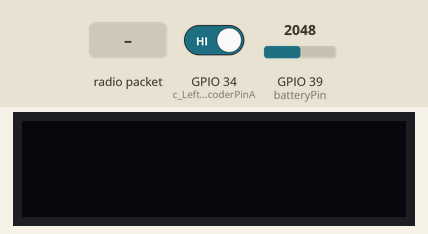
The sketch below on a simulated ESP32. Shown: 128×32 one-colour display. Inputs (shaded band) come from the test bench; at power-on: GPIO 39 (batteryPin) = 2048, GPIO 34 (c_LeftEncoderPinA) HIGH. No radio packets arrive unless stated; what the sketch prints to the serial monitor is not drawn.

Above: at 1.1 s.
1.2 s: radio packet "0" arrives
At 2.5 s:
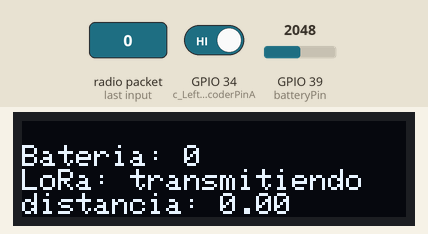
2.8 s: GPIO 39 (batteryPin) set to 1914
At 5.7 s:
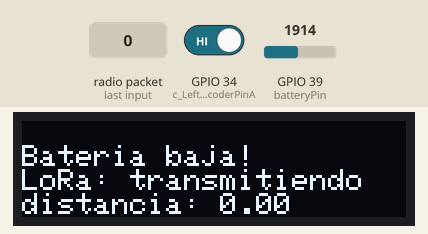
5.8 s: radio packet "1" arrives
At 7.5 s:
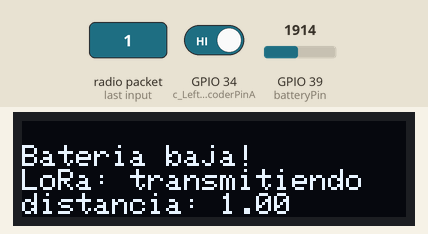
7.8 s: GPIO 39 (batteryPin) set to 2047
At 10.9 s:
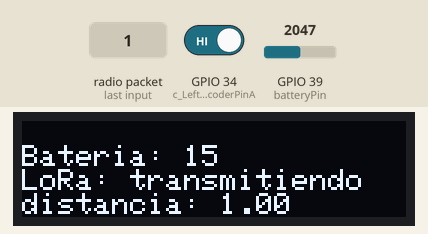
Timing chart, 0 to 11.8 s (numbered marks = the images above; inputs shaded):
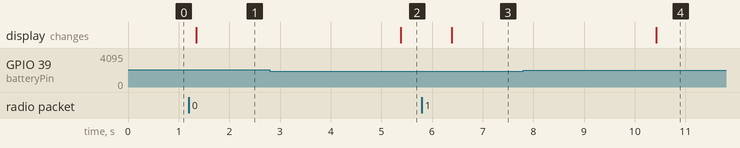

Measured:
- the behaviour switches between 1944 and 1943 on GPIO 39 (batteryPin) (found by bisection; images 1 and 2)
- after the input at 1.2 s, the display: changes after 0.15 s (image 1)
- after the input at 2.8 s, the display: changes after 2.6 s (image 2)
- after the input at 5.8 s, the display: changes after 0.59 s (image 3)
- after the input at 7.8 s, the display: changes after 2.6 s (image 4)

The sketch:

Sender_encoder3.ino
```cpp
#include <SPI.h>
#include <Wire.h>
#include <Adafruit_GFX.h>
#include <Adafruit_SSD1306.h>
#include <Arduino.h>
#include <LoRa.h>

//########################### LORA ##############################
#define SCK     5    // GPIO5  -- SCK
#define MISO    19   // GPIO19 -- MISO
#define MOSI    27   // GPIO27 -- MOSI
#define SS      18   // GPIO18 -- CS
#define RST     23   // GPIO14 -- RESET (If Lora does not work, replace it with GPIO14)
#define DI0     26   // GPIO26 -- IRQ(Interrupt Request)
#define BAND    868E6

String rssi = "RSSI --";
String packSize = "--";
String packet ;
//#########################################################

//########################### OLED ##############################
#define SCREEN_WIDTH 128 // OLED display width, in pixels
#define SCREEN_HEIGHT 32 // OLED display height, in pixels
#define OLED_RESET     -1 // Reset pin # (or -1 if sharing Arduino reset pin)
#define SCREEN_ADDRESS 0x3C ///< See datasheet for Address; 0x3C for 128x32
Adafruit_SSD1306 display(SCREEN_WIDTH, SCREEN_HEIGHT, &Wire, OLED_RESET);
//#########################################################

//########################## Encoder ###############################
#define c_LeftEncoderPinA 34
#define c_LeftEncoderPinB 12
#define LeftEncoderIsReversed
volatile bool _LeftEncoderBSet;
long _LeftEncoderTicks = 0;
String Dato = "";
//#########################################################

//########################## Voltaje ###############################
// Definir el pin ADC que se utilizará
const int batteryPin = 39; // Utiliza un pin ADC como GPIO
// Constantes para el cálculo del voltaje
const float adcResolution = 4095.0;
const float referenceVoltage = 3.3;
const float voltageDividerRatio = 0.41; // Ajustar según tu divisor de voltaje
// Constantes para el mapeo del porcentaje de la batería
const float minBatteryVoltage = 3.3; // Voltaje mínimo de la batería considerada vacía
const float maxBatteryVoltage = 8.0; // Voltaje máximo de la batería considerada llena
const int numReadings = 10;
//#########################################################

//########################## Variables #############################
unsigned long lastDisplayUpdate = 0;  // Tiempo del último update de pantalla
unsigned long lastBatteryUpdate = 0;  // Tiempo del último cálculo de batería
int batteryLevel = 0;  // Almacenará el nivel de batería
unsigned long lastLoRaSend = 0;  // Tiempo del último paquete LoRa enviado
unsigned long timeBetweenPackets = 0;  // Tiempo entre el último y el actual envío de paquete

char receivedData[256] = {0};
char receivedDataSetup[256] = {0};
int encoderType = 0;
float beginReset = 0.0;
float distanciaRecorrida = 0.0;
bool reset = false;
float encoderRatio = 0.0; // medido en metros
float distancia = 0.0;
//#########################################################

void setup() {
  Serial.begin(115200);

  //########################### LORA ##############################
  while (!Serial);
  Serial.println();
  Serial.println("LoRa Sender Test");

  SPI.begin(SCK,MISO,MOSI,SS);
  LoRa.setPins(SS,RST,DI0);
  if (!LoRa.begin(868E6)) {
    Serial.println("Starting LoRa failed!");
    while (1);
  }


  //#########################################################

  //############# Petición y espera de datos de encoder ######
  // Una vez LoRa esté listo, enviar el paquete

  int packetSize = 0;
  // Enviar el paquete indefinidamente hasta recibir una respuesta
  while (packetSize == 0) {
    while (!LoRa.beginPacket()) {
      Serial.println("Esperando que LoRa esté listo para transmitir...");
      delay(100);
    }
    LoRa.beginPacket();
    LoRa.print(1);             // Construir paquete
    LoRa.print(",");
    LoRa.print("tipo/diam");
    LoRa.endPacket();
    Serial.println("encoder pedido");
    LoRa.receive();
    delay(100);
    // Esperar a que se reciba un paquete

    packetSize = LoRa.parsePacket();  // Verificar si se ha recibido un paquete
    if (packetSize == 0) {
      Serial.println("Esperando paquete...");
    }
  }

  Serial.println("Paquete recibido.");


  // Leer el paquete recibido en el buffer
  int i = 0;
  while (LoRa.available() && i < sizeof(receivedDataSetup) - 1) {
    receivedDataSetup[i++] = LoRa.read();
  }
  receivedDataSetup[i] = '\0';  // Finalizar la cadena de caracteres

  // Mostrar los datos recibidos
  Serial.println(receivedDataSetup);

  // Procesar los datos recibidos
  char* ptr = receivedDataSetup;
  encoderType = atoi(ptr);  // Obtener el tipo de encoder (convertir la primera parte a entero)
  ptr = strchr(ptr, ',');   // Buscar el delimitador '/'
  if (ptr) {
    ptr++;  // Avanzar el puntero después del '/'
    encoderRatio = atof(ptr);  // Convertir la parte después de '/' a flotante
  }

  receivedDataSetup[0] = '\0';  // Esto vacía la cadena
  // Imprimir los valores procesados
  Serial.println("Tipo de encoder recibido: " + String(encoderType));
  Serial.println("Diámetro del encoder recibido: " + String(encoderRatio));


  //##########################################################

  //########################## OLED ###############################
  if(!display.begin(SSD1306_SWITCHCAPVCC, SCREEN_ADDRESS)) {
    Serial.println(F("SSD1306 allocation failed"));
    for(;;);
  }
  display.clearDisplay();
  //#########################################################

  //########################## ENCODER ###############################
  pinMode(c_LeftEncoderPinA, INPUT_PULLUP); // sets pin A as input with pull-up
  pinMode(c_LeftEncoderPinB, INPUT_PULLUP); // sets pin B as input with pull-up
  attachInterrupt(digitalPinToInterrupt(c_LeftEncoderPinA), HandleLeftMotorInterruptA, RISING);
  //#########################################################
  LoRa.receive();
}

void loop() {
  unsigned long currentMillis = millis();
  // Actualizar la pantalla OLED cada segundo
  if (shouldUpdateDisplay(currentMillis)) {
    updateOLED();
  }

  // Actualizar el nivel de batería cada 5 segundos
  if (shouldUpdateBattery(currentMillis)) {
    updateBatteryLevel();
  }

  if (LoRa.parsePacket()) {
      Serial.println("Paquete LoRa detectado.");
      handleLoRaReceive();
  //} else {
    //  Serial.println("No se recibió ningún paquete.");
  }


  // Enviar datos por LoRa
  if (currentMillis - lastLoRaSend >= 100) {  // Enviar datos cada 2 segundos
    Serial.println(currentMillis - lastLoRaSend);
    if (canSendLoRaPacket()) {
      sendLoRaPacket();
    }
  }
}


// Verifica si es momento de actualizar la pantalla
bool shouldUpdateDisplay(unsigned long currentMillis) {
  return currentMillis - lastDisplayUpdate >= 1000;
}


// Actualiza la pantalla OLED
void updateOLED() {
  lastDisplayUpdate = millis();
  display.clearDisplay();

  bool loraConnected = isLoRaConnected();

  // Mostrar nivel de batería
  display.setTextSize(1);
  display.setTextColor(SSD1306_WHITE);
  display.setCursor(0, 8);
  if (batteryLevel == -1) {
    display.print("Bateria baja!");
  } else {
    display.print("Bateria: ");
    display.print(batteryLevel);
  }

  // Mostrar estado de LoRa
  display.setCursor(0, 16);
  display.print("LoRa: ");
  display.println(loraConnected ? "transmitiendo" : "...");

  // Mostrar distancia recorrida
  display.setCursor(0, 24);
  display.print("distancia: ");
  distancia = Distance();
  display.print(distancia);

  display.display();
}

// Verifica si es momento de actualizar el nivel de batería
bool shouldUpdateBattery(unsigned long currentMillis) {
  return currentMillis - lastBatteryUpdate >= 5000;
}

// Actualiza el nivel de batería
void updateBatteryLevel() {
  lastBatteryUpdate = millis();
  batteryLevel = getBatteryLevel();
}

// Verifica si se puede enviar un paquete LoRa
bool canSendLoRaPacket() {
  return LoRa.beginPacket();
}

// Envía datos por LoRa
void sendLoRaPacket() {
  unsigned long startTime = millis();

  LoRa.beginPacket();
  LoRa.print(2);
  LoRa.print(",");
  LoRa.print(_LeftEncoderTicks);
  LoRa.print(",");
  LoRa.print(batteryLevel);
  LoRa.print(",");
  distancia = Distance();
  LoRa.print(distancia);
  LoRa.endPacket();

  // Calcular el tiempo de envío
  unsigned long timeTaken = millis() - startTime;
  timeBetweenPackets = timeTaken;
  lastLoRaSend = millis();
}

// Maneja la recepción de datos LoRa
void handleLoRaReceive() {
  Serial.println("Paquete recibido desde el esclavo");

  int i = 0;
  while (LoRa.available() && i < sizeof(receivedData) - 1) {
    receivedData[i++] = LoRa.read();
  }
  receivedData[i] = '\0';  // Terminar la cadena

  // Convertir y procesar el valor recibido
  beginReset = atof(receivedData);
  reset = true;

  Serial.print("Valor recibido (beginReset): ");
  Serial.println(beginReset);
}


int getBatteryLevel() {
  long sum = 0;
  for (int i = 0; i < numReadings; i++) {
    sum += analogRead(batteryPin);
    delay(10);  // Pequeña pausa para obtener un valor estable
  }
  int average = sum / numReadings;

  float voltage = (average / 4095.0) * 3.3 / voltageDividerRatio;
  int batteryPercentage = map(voltage * 100, minBatteryVoltage * 100, maxBatteryVoltage * 100, 0, 100);
  batteryPercentage = constrain(batteryPercentage, 0, 100);

  if (batteryPercentage <= 10) {  // Si la batería está muy baja
    return -1;  // "Batería baja"
  } else {
    return batteryPercentage;  // Devuelve el porcentaje de batería
  }
}

bool isLoRaConnected() {
  // Verificar si LoRa está conectado (esto puede requerir un método real de comprobación)
  return true;  // Placeholder para el ejemplo
}

void HandleLeftMotorInterruptA() {
  _LeftEncoderBSet = digitalRead(c_LeftEncoderPinB);   // leer el pin de entrada
  #ifdef LeftEncoderIsReversed
    _LeftEncoderTicks += _LeftEncoderBSet ? -1 : +1;
  #else
    _LeftEncoderTicks -= _LeftEncoderBSet ? -1 : +1;
  #endif
}


float Distance() {
    const float p = 3.1416;
    if (reset == false){
      if (encoderType == 1) { // guía de cable
          distanciaRecorrida = round(((int(_LeftEncoderTicks) * 0.0372 * p) / 1024) * 1 * 100.0) / 100.0;
      }
      else if (encoderType == 2) { // carrete
          distanciaRecorrida = round(((int(_LeftEncoderTicks) * 0.0225 * p) / 1024) * 1.0216 * 100.0) / 100.0;
      }
      else if (encoderType == 3) { // personalizado
          distanciaRecorrida = round(((int(_LeftEncoderTicks) * encoderRatio * p) / 1024) * 100.0) / 100.0;
      }
    } else {
      distanciaRecorrida = beginReset;
      reset = false;
      if (encoderType == 1){
        _LeftEncoderTicks = round((distanciaRecorrida * 1024) / (0.0372 * p));
      }
      else if (encoderType == 2) {
        _LeftEncoderTicks = round((distanciaRecorrida * 1024) / (0.0225 * p));
      }
      else if (encoderType == 3){
      _LeftEncoderTicks = round((distanciaRecorrida * 1024) / (encoderRatio * p));
      }
    }

    return distanciaRecorrida;
}
```
